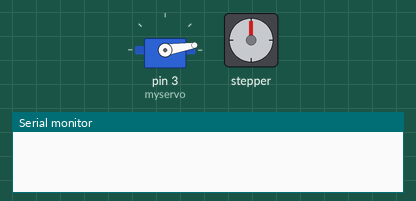
Recording of a sketch running on a simulated Arduino Uno, built with avr-gcc and run on an emulated ATmega328P. On the bench: servo, stepper motor, the last lines printed to the serial monitor. Stepper angles assume 300 steps per turn.

Above: at 0.15 s.
At 4.03 s:
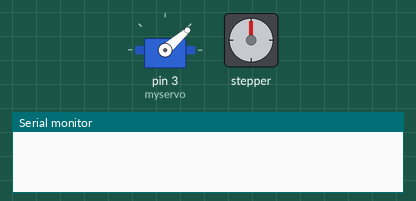
At 36.7 s:
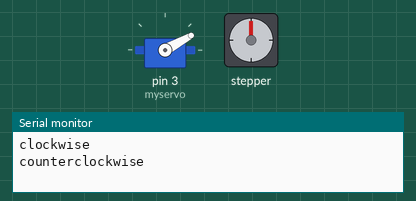
At 37.4 s:
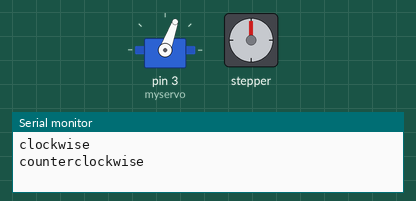
Timing chart, 0 to 40.0 s (numbered marks = the images above):
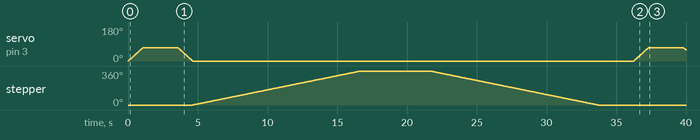

The sketch:

simple_stepper_servo_test.ino
```cpp
#include <Stepper.h>
#include <Servo.h>


const int stepsPerRevolution = 300;//800;
Stepper myStepper(stepsPerRevolution, 8, 9, 10, 11);
Servo myservo;
int pos = 0;    // variable to store the servo position
int ang = 70;

void setup() {
  myservo.attach(3);  // attaches the servo on pin 9 to the servo object
  myStepper.setSpeed(5);
  Serial.begin(9600);
}

void loop() {
  for (pos = 0; pos <= ang; pos += 1) { // goes from 0 degrees to 180 degrees
    // in steps of 1 degree
    myservo.write(pos);              // tell servo to go to position in variable 'pos'
    delay(15);                       // waits 15ms for the servo to reach the position
  }
  delay(2500);
  for (pos = ang; pos >= 0; pos -= 1) { // goes from 180 degrees to 0 degrees
    myservo.write(pos);              // tell servo to go to position in variable 'pos'
    delay(15);                       // waits 15ms for the servo to reach the position
  }
  // step one revolution  in one direction:
  Serial.println("clockwise");
  myStepper.step(stepsPerRevolution);
  delay(5000);
  // step one revolution in the other direction:
  Serial.println("counterclockwise");
  myStepper.step(-stepsPerRevolution);
  delay(2500);
    for (pos = 0; pos <= ang; pos += 1) { // goes from 0 degrees to 180 degrees
    // in steps of 1 degree
    myservo.write(pos);              // tell servo to go to position in variable 'pos'
    delay(15);                       // waits 15ms for the servo to reach the position
  }
  delay(2500);
  for (pos = ang; pos >= 0; pos -= 1) { // goes from 180 degrees to 0 degrees
    myservo.write(pos);              // tell servo to go to position in variable 'pos'
    delay(15);                       // waits 15ms for the servo to reach the position
  }
  delay(2500);
}
```

Measured:
- by itself, stepper: turns 360° clockwise in 12.0 s, then 360° counter-clockwise in 12.0 s
